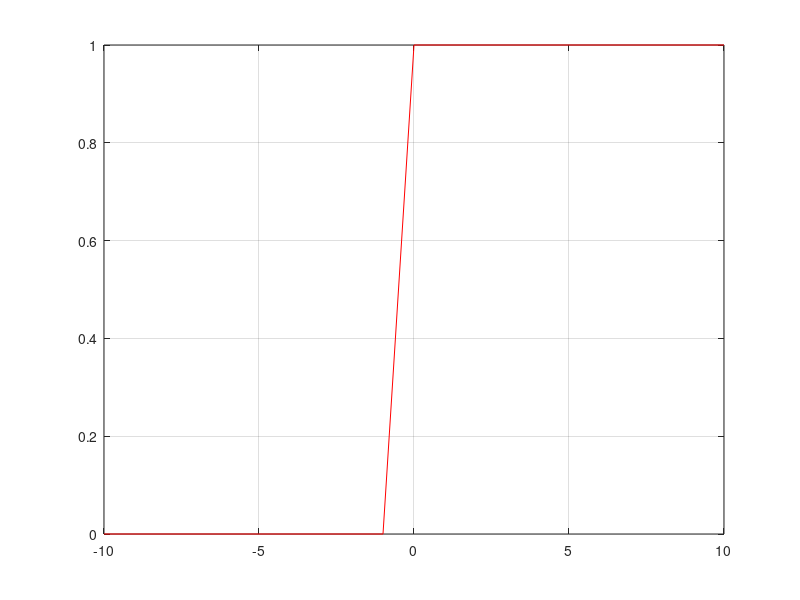

This figure's MATLAB source:
% visualization and plot of elementry signal
% uint step function 

clc , clear , close all
t = -10:1:10 ;
% uint_step = [0,0,0,0,0,0,0,0,0,0,1,1,1,1,1,1,1,1,1,1,1];
uint_step = [zeros(1,10) , ones(1,11)];

plot(t,uint_step,'r')
grid on 